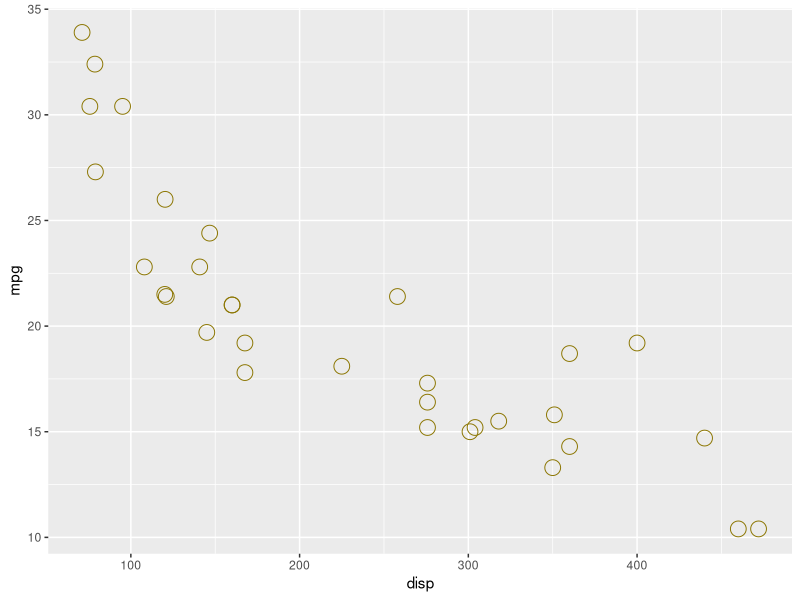
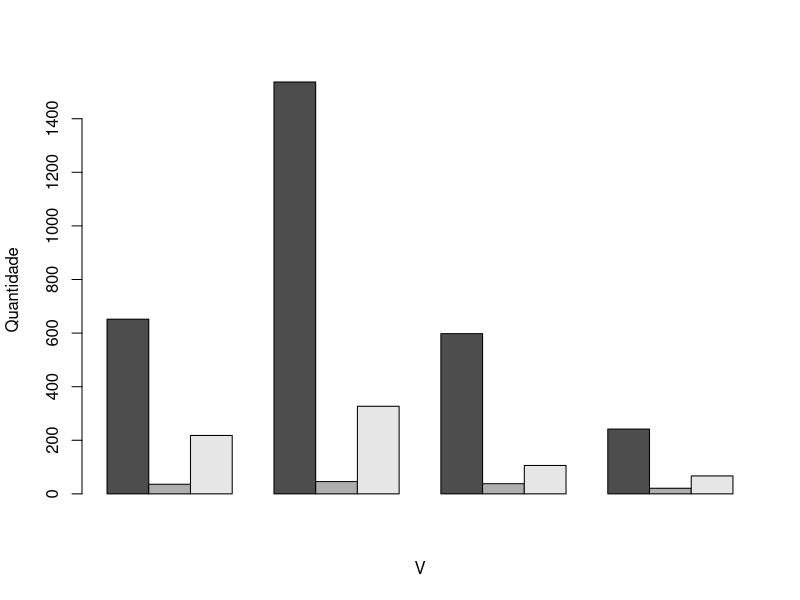
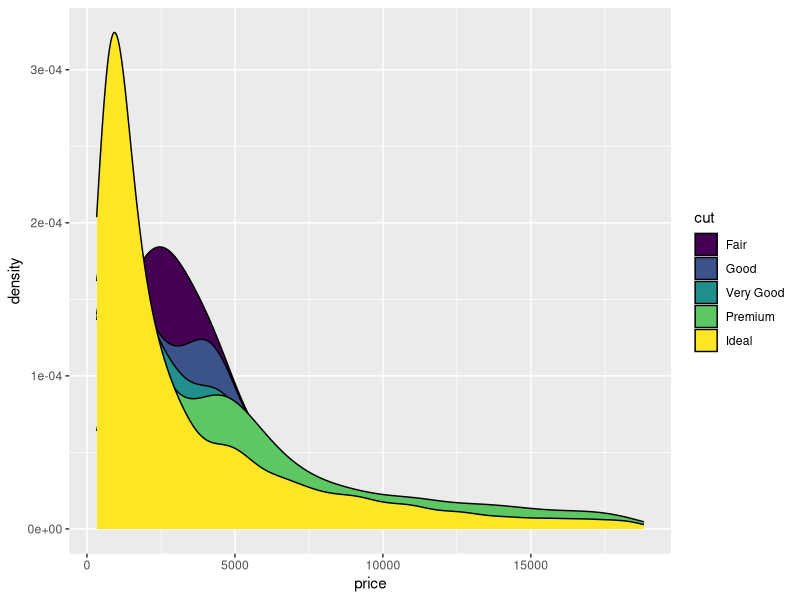
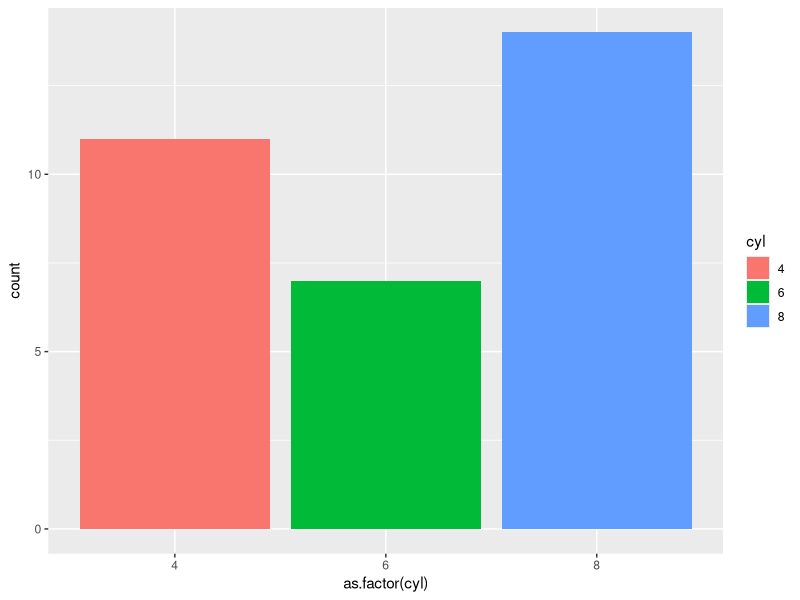

Source code (R) for these figures, in order:
# Lista de Exercícios]
# Obs: Caso tenha problemas com a acentuação, consulte este link:
# https://support.rstudio.com/hc/en-us/articles/200532197-Character-Encoding

# Configurando o diretório de trabalho
# Coloque entre aspas o diretório de trabalho que você está usando no seu computador
# Não use diretórios com espaço no nome
setwd("D:/FCDados/[04] - Graficos/[03] - Projetos/")
getwd()

# Exercicio 1 - Crie uma função que receba os dois vetores abaixo como parâmetro, 
# converta-os em um dataframe e imprima no console
vec1 <- (10:13)
vec2 <- c("a", "b", "c","d")

df <- function (vetor1, vetor2){
  df2 <- data.frame(cbind(vetor1, vetor2))
  print(df2)
}

df(vec1, vec2)
class(df(vec1, vec2))


# Exercicio 2 - Crie uma matriz com 4 linhas e 4 colunas preenchida com 
# números inteiros e calcule a média de cada linha
matriz <- matrix(1:16, nrow = 4, ncol = 4)
matriz
apply(matriz, 1, mean)


# Exercicio 3 - Considere o dataframe abaixo. 
# Calcule a média por disciplina e depois calcule a média de apenas uma disciplina
escola <- data.frame(Aluno = c('Alan', 'Alice', 'Alana', 'Aline', 'Alex', 'Ajay'),
                     Matematica = c(90, 80, 85, 87, 56, 79),
                     Geografia = c(100, 78, 86, 90, 98, 67),
                     Quimica = c(76, 56, 89, 90, 100, 87))
escola
apply(escola[2:4], 2 , mean)

# Exercicio 4 - Cria uma lista com 3 elementos, todos numéricos 
# e calcule a soma de todos os elementos da lista
lista <- list(1,2,3)
class(lista)
lista

sum(sapply(lista, sum))

sum(unlist(lista))

do.call(sum, lista)


# Exercicio 5 - Transforme a lista anterior um vetor
x <- unlist(lista)
x

# Exercicio 6 - Considere a string abaixo. Substitua a palavra "textos" por "frases"
str <- c("Expressoes", "regulares", "em linguagem R", 
         "permitem a busca de padroes", "e exploracao de textos",
         "podemos buscar padroes em digitos",
         "como por exemplo",
         "10992451280")

sub("texto", "frases", str)
?gsub
# Exercicio 7 - Usando o dataset mtcars, crie um grafico com ggplot do tipo 
# scatter plot. Use as colunas disp e mpg nos eixos x e y respectivamente
View(mtcars)
library(ggplot2)

ggplot(mtcars, aes(x = disp, y = mpg)) + geom_point(color = "gold4", shape = 21, size = 5)
colors()
?geom_point

# Exercicio 8 - Considere a matriz abaixo.
# Crie um bar plot que represente os dados em barras individuais.
mat1 <- matrix(c(652,1537,598,242,36,46,38,21,218,327,106,67), nrow = 3, byrow = T)
mat1

barplot(mat1, beside = TRUE, ylab = "Quantidade", xlab = "V", legend.text = TRUE)
?barplot

# Exercício 9 - Qual o erro do código abaixo?
data(diamonds)
View(diamonds)
ggplot(data = diamonds, aes(x = price, group = cut, fill = cut)) + 
  geom_density(adjust = 1.5)


# Exercício 10 - Qual o erro do código abaixo?
ggplot(mtcars, aes(x = as.factor(cyl), fill = as.factor(cyl))) + 
  geom_bar() +
  labs(fill = "cyl")


